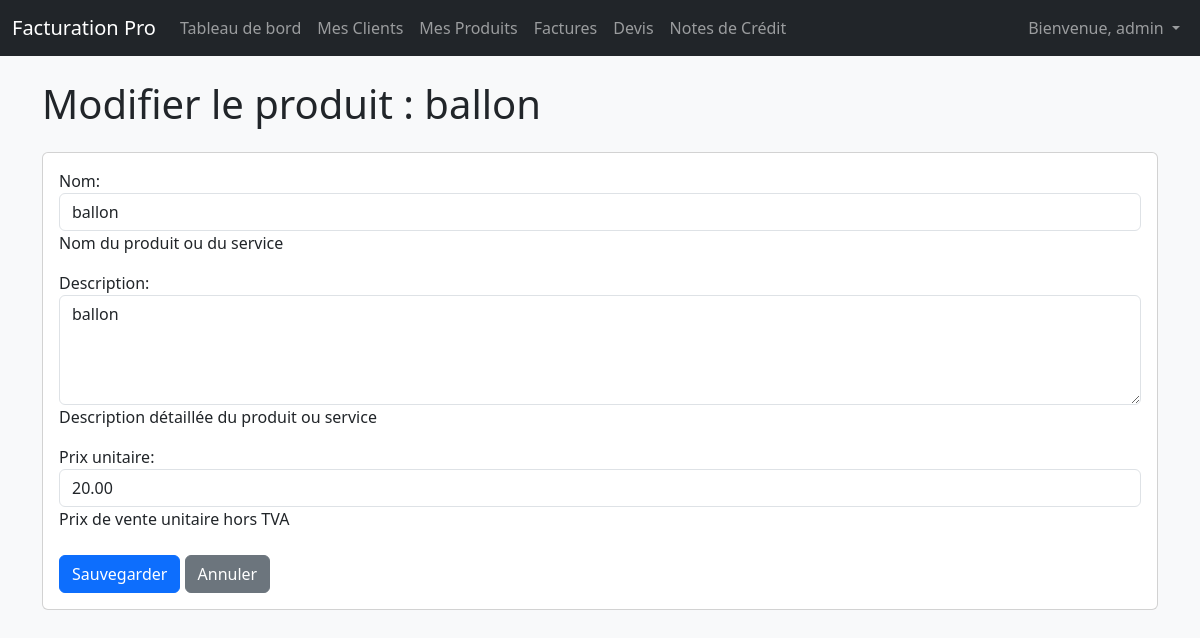
The app's page /products/2/edit/ (signed in) with its own data.
### products/models.py (models this page shows, shortened)
class Product(models.Model):
    user = models.ForeignKey(User, on_delete=models.CASCADE, related_name='products') # <-- CHAMP AJOUTÉ
    nom = models.CharField(max_length=200, help_text="Nom du produit ou du service") # unique=True enlevé ici
    description = models.TextField(blank=True, null=True, help_text="Description détaillée du produit ou service")
    prix_unitaire = models.DecimalField(
        max_digits=10,
        decimal_places=2,
        help_text="Prix de vente unitaire hors TVA"
    )
    date_creation = models.DateTimeField(auto_now_add=True)
    date_mise_a_jour = models.DateTimeField(auto_now=True)
    class Meta:
        ordering = ['nom']
        unique_together = ('user', 'nom') # <-- Nom du produit unique PAR utilisateur

### products/views.py (the view)
# urls.py: path('<int:product_id>/edit/', views.product_update, name='product_update'),
@login_required
def product_update(request, product_id):
    product_to_update = get_object_or_404(Product, id=product_id, user=request.user)
    if request.method == 'POST':
        form = ProductForm(request.POST, instance=product_to_update)
        if form.is_valid():
            form.save()
            messages.success(request, f"Le produit '{product_to_update.nom}' a été mis à jour avec succès !")
            return redirect('products:product_list')
    else:
        form = ProductForm(instance=product_to_update)
    context = {
        'form': form,
        'page_title': f"Modifier le produit : {product_to_update.nom}"
    }
    return render(request, 'products/product_form.html', context)

### products/forms.py
class ProductForm(forms.ModelForm):
    class Meta:
        model = Product
        fields = ['nom', 'description', 'prix_unitaire']
        widgets = {
            'nom': forms.TextInput(attrs={'class': 'form-control'}),
            'description': forms.Textarea(attrs={'class': 'form-control', 'rows': 4}),
            'prix_unitaire': forms.NumberInput(attrs={'class': 'form-control'}),
        }

### products/templates/products/product_form.html (shortened to what this page needs)
{% extends 'base.html' %}
{% block content %}
    <h1 class="mb-4">{{ page_title }}</h1>
    <div class="card">
        <div class="card-body">
            <form method="post" novalidate>
                {{ form.as_p }}
                <div class="mt-4">
                    <button type="submit" class="btn btn-primary">Sauvegarder</button>
                    <a href="{% url 'products:product_list' %}" class="btn btn-secondary">Annuler</a>
                </div>
            </form>
        </div>
    </div>
{% endblock %}

### templates/base.html (shortened to what this page needs)
<!DOCTYPE html>
<html lang="fr">
<head>
    <link href="https://cdn.jsdelivr.net/npm/bootstrap@5.3.3/dist/css/bootstrap.min.css" rel="stylesheet">
    <link href="https://cdn.jsdelivr.net/npm/tom-select@2.3.1/dist/css/tom-select.bootstrap5.css" rel="stylesheet">
</head>
<body>
    <nav class="navbar navbar-expand-lg navbar-dark bg-dark fixed-top">
        <div class="container-fluid">
            <a class="navbar-brand" href="{% url 'core:dashboard' %}">Facturation Pro</a>
            <div class="collapse navbar-collapse" id="navbarNav">
                <ul class="navbar-nav me-auto mb-2 mb-lg-0">
                    <li class="nav-item">
                        <a class="nav-link" href="{% url 'core:dashboard' %}">Tableau de bord</a>
                    </li>
                    <li class="nav-item">
                        <a class="nav-link" href="{% url 'clients:client_list' %}">Mes Clients</a>
                    </li>
                    <li class="nav-item">
                        <a class="nav-link" href="{% url 'products:product_list' %}">Mes Produits</a>
                    </li>
                    <li class="nav-item">
                        <a class="nav-link" href="{% url 'documents:invoice_list' %}">Factures</a>
                    </li>
                    <li class="nav-item">
                        <a class="nav-link" href="{% url 'documents:quote_list' %}">Devis</a>
                    </li>
                    <li class="nav-item">
                        <a class="nav-link" href="{% url 'documents:credit_note_list' %}">Notes de Crédit</a>
                    </li>
                </ul>
                <ul class="navbar-nav">
                    {% if user.is_authenticated %}
                        <li class="nav-item dropdown">
                            <a class="nav-link dropdown-toggle" href="#" id="navbarDropdown" role="button" data-bs-toggle="dropdown" aria-expanded="false">
                                Bienvenue, {{ user.username }}
                            </a>
                        </li>
                    {% else %}
                        <li class="nav-item">
                            <a class="nav-link" href="{% url 'login' %}">Se connecter</a>
                        </li>
                    {% endif %}
                </ul>
            </div>
        </div>
    </nav>
    <main class="container mt-4">
        {% block content %}
            {% endblock %}
    </main>
</body>
</html>

### templates/base.html (style rules this page uses)
body { padding-top: 56px; background-color: #f8f9fa; }

### records on screen
Product: nom "ballon", description "ballon", prix_unitaire "20.00"

### other values on screen
{{ user.username }} "admin"
{{ page_title }} "Modifier le produit : ballon"
